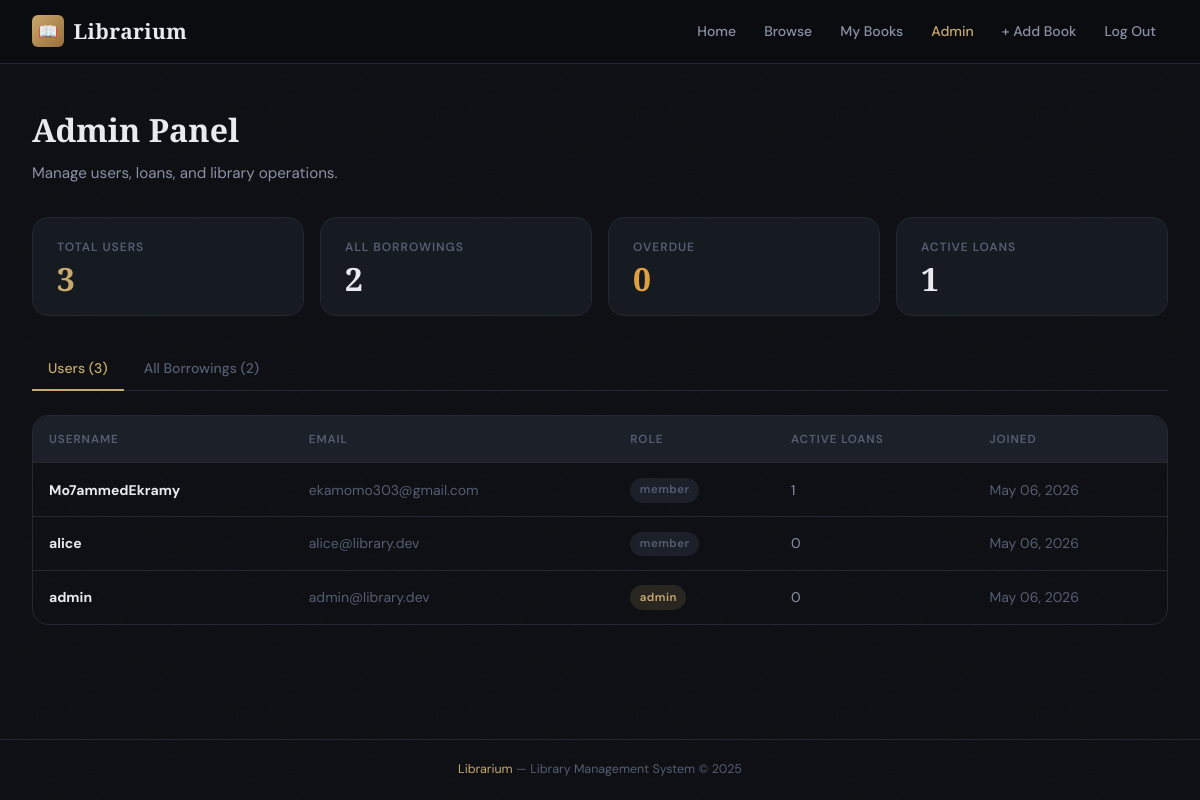
The page /admin (signed in) on the database its author committed.
### models.py (models this page shows, shortened)
class User(db.Model):
    __tablename__ = "users"
    id = db.Column(db.Integer, primary_key=True)
    username = db.Column(db.String(80), unique=True, nullable=False, index=True)
    email = db.Column(db.String(120), unique=True, nullable=False, index=True)
    password_hash = db.Column(db.String(256), nullable=False)
    role = db.Column(db.String(20), nullable=False, default="member")  # 'admin' | 'member'
    created_at = db.Column(db.DateTime, default=datetime.utcnow)
    borrowings = db.relationship("Borrowing", backref="user", lazy="dynamic")
    @property
    def is_admin(self):
        return self.role == "admin"
    @property
    def active_borrowings_count(self):
        return self.borrowings.filter_by(status="borrowed").count()

### routes.py (the view)
@main.route("/admin")
@admin_required
def admin_panel():
    users = User.query.order_by(User.created_at.desc()).all()
    all_borrowings = (
        Borrowing.query
        .join(User).join(Book)
        .order_by(Borrowing.borrow_date.desc())
        .all()
    )
    overdue = [b for b in all_borrowings if b.is_overdue]
    return render_template("admin.html", users=users, all_borrowings=all_borrowings, overdue=overdue, now=datetime.utcnow())

### models.py (called while the page is built)
    @property
    def is_overdue(self):
        if self.status == "borrowed" and self.due_date:
            return datetime.utcnow() > self.due_date
        return False

### routes.py (called while the page is built)
def admin_required(f):
    @wraps(f)
    def decorated(*args, **kwargs):
        if "user_id" not in session:
            flash("Please log in to continue.", "warning")
            return redirect(url_for("main.login"))
        user = User.query.get(session["user_id"])
        if not user or not user.is_admin:
            flash("Administrator access required.", "danger")
            return redirect(url_for("main.dashboard"))
        return f(*args, **kwargs)
    return decorated

def current_user():
    if "user_id" in session:
        return User.query.get(session["user_id"])
    return None

@main.context_processor
def inject_user():
    return {"current_user": current_user()}

### templates/admin.html (shortened to what this page needs)
{% extends "base.html" %}
{% block content %}
<div class="page-header">
  <h1>Admin Panel</h1>
  <p>Manage users, loans, and library operations.</p>
</div>
<div class="stats-grid" style="grid-template-columns:repeat(auto-fit,minmax(160px,1fr))">
  <div class="stat-card">
    <span class="stat-label">Total Users</span>
    <span class="stat-value accent">{{ users|length }}</span>
  </div>
  <div class="stat-card">
    <span class="stat-label">All Borrowings</span>
    <span class="stat-value">{{ all_borrowings|length }}</span>
  </div>
  <div class="stat-card">
    <span class="stat-label">Overdue</span>
    <span class="stat-value" style="color:var(--warning)">{{ overdue|length }}</span>
  </div>
  <div class="stat-card">
    <span class="stat-label">Active Loans</span>
    <span class="stat-value">{{ all_borrowings|selectattr('status','equalto','borrowed')|list|length }}</span>
  </div>
</div>
<div class="tabs">
  <a class="tab active" href="#users" onclick="showTab('users',this)">Users ({{ users|length }})</a>
  <a class="tab" href="#loans" onclick="showTab('loans',this)">All Borrowings ({{ all_borrowings|length }})</a>
</div>
<div id="tab-users">
  <div class="table-wrap">
    <table>
      <thead>
        <tr><th>Username</th><th>Email</th><th>Role</th><th>Active Loans</th><th>Joined</th></tr>
      </thead>
      <tbody>
        {% for u in users %}
        <tr>
          <td><strong>{{ u.username }}</strong></td>
          <td class="text-muted">{{ u.email }}</td>
          <td><span class="badge badge-{{ u.role }}">{{ u.role }}</span></td>
          <td>{{ u.active_borrowings_count }}</td>
          <td class="text-muted">{{ u.created_at.strftime('%b %d, %Y') }}</td>
        </tr>
        {% endfor %}
      </tbody>
    </table>
  </div>
</div>
{% endblock %}

### templates/base.html (style rules this page uses)
*, *::before, *::after { box-sizing: border-box; margin: 0; padding: 0; }
:root { --bg-base: #0b0d11; --bg-surface: #111318; --bg-card: #161a21; --bg-elevated: #1c2029; --border: #242830; --border-glow: #2e3545; --text-primary: #e8eaf0; --text-secondary: #8b92a5; --text-muted: #555e72; --accent: #c8a96e; --accent-dim: rgba(200,169,110,.15); --accent-hover:#dfc08a; --danger: #e05c6e; --danger-dim: rgba(224,92,110,.15); --success: #5db88a; --success-dim: rgba(93,184,138,.15); --info: #5b9bd5; --info-dim: rgba(91,155,213,.15); --warning: #e0a040; --radius-sm: 6px; --radius: 10px; --radius-lg: 16px; --shadow: 0 4px 24px rgba(0,0,0,.45); --shadow-lg: 0 8px 48px rgba(0,0,0,.6); --font-display: 'Playfair Display', Georgia, serif; --font-body: 'DM Sans', system-ui, sans-serif; --font-mono: 'DM Mono', monospace; }
html { font-size: 16px; scroll-behavior: smooth; }
body { background: var(--bg-base); color: var(--text-primary); font-family: var(--font-body); font-weight: 400; line-height: 1.6; min-height: 100vh; display: flex; flex-direction: column; }
body::before { content: ''; position: fixed; inset: 0; z-index: 0; pointer-events: none; background-size: 200px; }
.stats-grid { display: grid; grid-template-columns: repeat(auto-fit, minmax(180px, 1fr)); gap: 1rem; margin-bottom: 2rem; }
.stat-card { background: var(--bg-card); border: 1px solid var(--border); border-radius: var(--radius-lg); padding: 1.25rem 1.5rem; display: flex; flex-direction: column; gap: .35rem; transition: border-color .2s; }
.stat-label { font-size: .75rem; color: var(--text-muted); font-weight: 600; letter-spacing: .08em; text-transform: uppercase; }
.stat-value { font-size: 2rem; font-weight: 700; color: var(--text-primary); font-family: var(--font-display); line-height: 1; }
.stat-value.accent { color: var(--accent); }
.table-wrap { overflow-x: auto; border-radius: var(--radius-lg); border: 1px solid var(--border); }
table { width: 100%; border-collapse: collapse; }
th { background: var(--bg-elevated); color: var(--text-muted); font-size: .73rem; font-weight: 600; letter-spacing: .08em; text-transform: uppercase; padding: .85rem 1rem; text-align: left; }
td { padding: .85rem 1rem; border-top: 1px solid var(--border); font-size: .875rem; color: var(--text-secondary); }
td strong { color: var(--text-primary); }
.badge { display: inline-flex; align-items: center; padding: .2rem .6rem; border-radius: 999px; font-size: .72rem; font-weight: 600; letter-spacing: .04em; }
.badge-admin { background: var(--accent-dim); color: var(--accent); }
.badge-member { background: var(--bg-elevated); color: var(--text-muted); }
.page-header { margin-bottom: 2rem; }
.page-header h1 { font-family: var(--font-display); font-size: 2rem; font-weight: 700; color: var(--text-primary); }
.page-header p { color: var(--text-secondary); font-size: .95rem; margin-top: .35rem; }
.tabs { display: flex; gap: .25rem; border-bottom: 1px solid var(--border); margin-bottom: 1.5rem; }
.tab { padding: .6rem 1rem; font-size: .875rem; font-weight: 500; color: var(--text-muted); cursor: pointer; border-bottom: 2px solid transparent; margin-bottom: -1px; transition: all .2s; text-decoration: none; }
.tab.active { color: var(--accent); border-bottom-color: var(--accent); }
.text-muted { color: var(--text-muted); }

### rows shown on the page
User: username "Mo7ammedEkramy", email "ekamomo303@gmail.com", role "member", active_borrowings_count "1", created_at "May 06, 2026"
User: username "alice", email "alice@library.dev", role "member", active_borrowings_count "0", created_at "May 06, 2026"
User: username "admin", email "admin@library.dev", role "admin", active_borrowings_count "0", created_at "May 06, 2026"

### other values the page prints
{{ users|length }} "3"
{{ all_borrowings|length }} "2"
{{ overdue|length }} "0"
{{ all_borrowings|selectattr('status','equalto','borrowed')|list|length }} "1"
{{ 2025 }} "2025"
